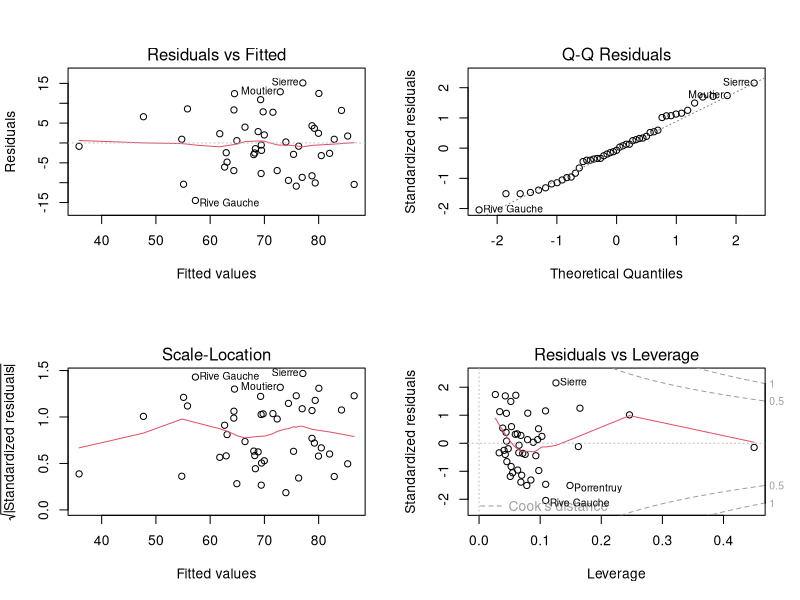

Write R code to recreate this figure.
# title: "Homework7"
# author: "Dima Mikhaylov"
#date: "10/21/2021"


library(datasets)
library(tidyverse)
library(corrplot)
library(GGally)
data(swiss)
#head(swiss)

full_lm.fit <- lm(Fertility ~ ., data=swiss)
summary(full_lm.fit)

reduced_lm.fit <- lm(Fertility ~ Education + Catholic + Infant.Mortality, data=swiss)
summary(reduced_lm.fit)

anova(reduced_lm.fit, full_lm.fit)

test_lm.fit <- lm(Fertility ~ Education + Catholic + Infant.Mortality + ., data=swiss)
anova(test_lm.fit)

F0_stat = ((264.2+53)/2)/(2105/41)
1-pf(F0_stat, 2, 41)

par(mfrow=c(2,2))
plot(reduced_lm.fit)


